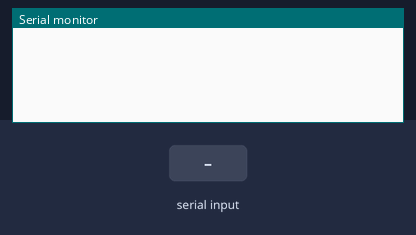
Bench run of a sketch on a simulated Arduino Uno, built with avr-gcc and run on an emulated ATmega328P. Shown: the last lines printed to the serial monitor. Inputs (shaded band) come from the test bench.

Above: at 1.2 s.
1.3 s: "r" received over Serial
At 2.0 s:
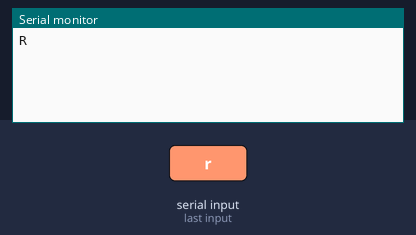
2.8 s: byte 2 (2) received over Serial
At 4.7 s:
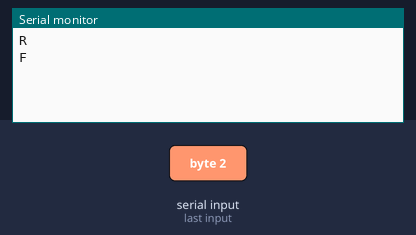
5.0 s: "1" received over Serial
At 6.5 s:
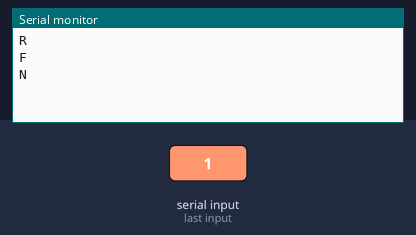

The sketch:

relays_driven_by_blobs.ino
```cpp
int incomingByte = 0;   // for incoming serial data
int r1 = 13;
int r2 = 12;
int r3 = 11;

// the setup routine runs once when you press reset:
void setup() {

  flip_r1(0);
  flip_r2(0);
  flip_r3(0);

  // initialize the digital pin as an output.
  pinMode(r1, OUTPUT);
  pinMode(r2, OUTPUT);
  pinMode(r3, OUTPUT);

  Serial.begin(9600);
}


void loop() {

  if (Serial.available() > 0) {

    /* Blobs moving left and right incoming on serial */
    incomingByte = Serial.read();
    // say what you got:
    //Serial.println(incomingByte, DEC);

    if (incomingByte == 2) {
      Serial.println("F");
      forward();
      delay(1000);
      flip_r1(0);
    } else if (incomingByte == 1) {
      Serial.println("R");
      reverse();
      delay(1000);
      flip_r1(0);
    } else if (incomingByte == 'r') {
      Serial.println("R");
      forward();
      delay(1000);
      flip_r1(0);
    } else if (incomingByte == 'f') {
      Serial.println("F");
      reverse();
      delay(1000);
      flip_r1(0);
    } else {
      Serial.println("N");
    }

    /*  MANUAL KEYBOARD CONTROL
    char inChar = Serial.read();
    // Type the next ASCII value from what you received:
    if (inChar == 'f') {
      Serial.println("Switching Relays");
      forward();
      Serial.println("Motor Direction: Forward");
    } else if (inChar == 'r') {
      Serial.println("Switching Relays");
      reverse();
      Serial.println("Motor Direction: Reverse");
    } else if (inChar == '1') {
      flip_r1(0);
      Serial.println("Motor Stopped");
    } else {
      Serial.println("Commands: f = forward, r = reverse, 1=stop");
    }*/
  }
}

void flip_r1(int state) {
  if (state == 1) {
    digitalWrite(r1, HIGH);
  } else {
    digitalWrite(r1, LOW);
  }
}
void flip_r2(int state) {
  if (state == 1) {
    digitalWrite(r2, HIGH);
  } else {
    digitalWrite(r2, LOW);
  }
}
void flip_r3(int state) {
  if (state == 1) {
    digitalWrite(r3, HIGH);
  } else {
    digitalWrite(r3, LOW);
  }
}
void forward() {
  // cut power at main gate relay
  flip_r1(0);
  delay(500);
  // align relays
  flip_r2(0);
  flip_r3(0);
  delay(500);
  // turn on power from main gate relay
  flip_r1(1);
  delay(200);
}
void reverse() {
  // cut power at main gate relay
  flip_r1(0);
  delay(500);
  // align relays
  flip_r2(1);
  flip_r3(1);
  delay(500);
  // turn on power from main gate relay
  flip_r1(1);
  delay(200);
}


/*
    // Type the next ASCII value from what you received:
    if (inChar == '1') {
      Serial.println("Relay 1: On");
      flip_r1(1);
    } else if (inChar == '2') {
      Serial.println("Relay 1: Off");
      flip_r1(0);
    } else if (inChar == '3') {
      Serial.println("Relay 2: On");
      flip_r2(1);
    } else if (inChar == '4') {
      Serial.println("Relay 2: Off");
      flip_r2(0);
    } else if (inChar == '5') {
      Serial.println("Relay 3: On");
      flip_r3(1);
    } else if (inChar == '6') {
      Serial.println("Relay 3: Off");
      flip_r3(0);
    } else {
      Serial.println("Commands: 1-relay1on, 2-relay1off, 3-relay2on");
    }

*/
```

Measured:
- after the input at 1.3 s, the serial monitor: prints a new line at once (image 1)
- after the input at 2.8 s, the serial monitor: prints a new line after 0.70 s (image 2)
- after the input at 5.0 s, the serial monitor: prints a new line after 0.70 s (image 3)
